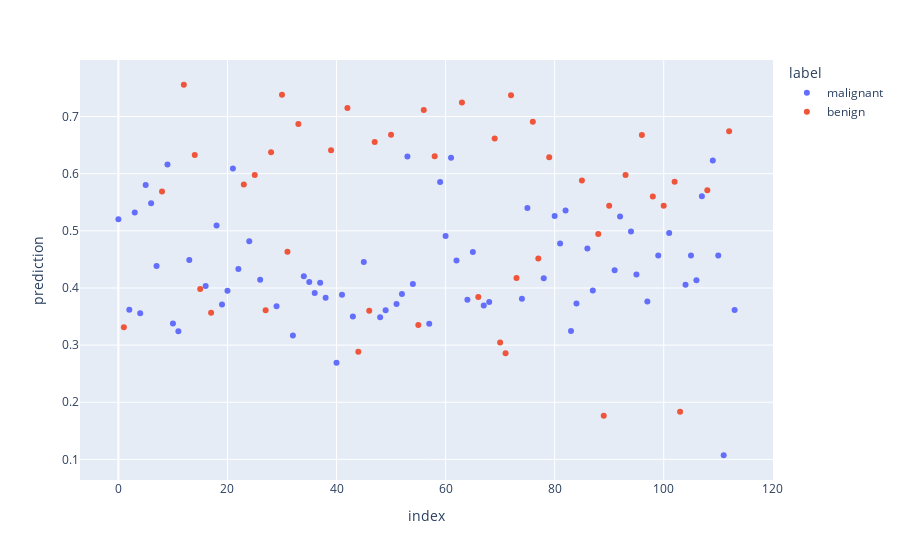

Here is the notebook cell this chart was saved with:
### Markdown cell above
### Model Performence: Pre-training

Parameters in our `model` defined above are randomly initialized by PyTorch. Let us visualize how does our model with random parameters perform on the testing dataset.

### Code cell
inSize, outSize = 30, 1
model = nn.Sequential(nn.Linear(inSize, outSize), # innner product
                      nn.Sigmoid())               # sigmoid
hat_y_test = model(x_test).detach()
label = y_test.squeeze().type(torch.bool)
label = ['malignant' if tmp else 'benign' for tmp in label]

df_pretrain = pd.DataFrame({'prediction':hat_y_test.squeeze(),
                            'label':label
                           }
                          )

fig = px.scatter(data_frame=df_pretrain,
                 y='prediction',
                 color='label',
                 labels={True:'malignant',
                         'benign':False})
fig.show()

### Figure 1 — Plotly figure (JSON) as saved in the notebook; plotly's stock layout.template omitted (floating-point values rounded to 4 significant figures)
{"data": [{"hovertemplate": "label=malignant<br>index=%{x}<br>prediction=%{y}<extra></extra>", "legendgroup": "malignant", "marker": {"color": "#636efa", "symbol": "circle"}, "mode": "markers", "name": "malignant", "orientation": "v", "showlegend": true, "type": "scatter", "x": [0, 2, 3, 4, 5, 6, 7, 9, 10, 11, 13, 16, 18, 19, 20, 21, 22, 24, 26, 29, 32, 34, 35, 36, 37, 38, 40, 41, 43, 45, 48, 49, 51, 52, 53, 54, 57, 59, 60, 61, 62, 64, 65, 67, 68, 74, 75, 78, 80, 81, 82, 83, 84, 86, 87, 91, 92, 94, 95, 97, 99, 101, 104, 105, 106, 107, 109, 110, 111, 113], "xaxis": "x", "y": [0.5203, 0.3617, 0.5321, 0.3557, 0.5803, 0.5483, 0.4385, 0.616, 0.3378, 0.3241, 0.4491, 0.4034, 0.5095, 0.3711, 0.3951, 0.6092, 0.4333, 0.482, 0.4143, 0.3681, 0.3169, 0.4207, 0.4104, 0.3912, 0.409, 0.3828, 0.269, 0.3881, 0.3502, 0.4457, 0.349, 0.3611, 0.3718, 0.3893, 0.6301, 0.4068, 0.3372, 0.5855, 0.4909, 0.6281, 0.4482, 0.3796, 0.4629, 0.3695, 0.3753, 0.381, 0.5401, 0.4172, 0.5259, 0.4778, 0.5355, 0.3245, 0.3728, 0.4692, 0.3958, 0.4309, 0.525, 0.4989, 0.4236, 0.3763, 0.457, 0.4961, 0.4055, 0.4569, 0.4135, 0.5605, 0.6233, 0.4567, 0.1072, 0.3616], "yaxis": "y"}, {"hovertemplate": "label=benign<br>index=%{x}<br>prediction=%{y}<extra></extra>", "legendgroup": "benign", "marker": {"color": "#EF553B", "symbol": "circle"}, "mode": "markers", "name": "benign", "orientation": "v", "showlegend": true, "type": "scatter", "x": [1, 8, 12, 14, 15, 17, 23, 25, 27, 28, 30, 31, 33, 39, 42, 44, 46, 47, 50, 55, 56, 58, 63, 66, 69, 70, 71, 72, 73, 76, 77, 79, 85, 88, 89, 90, 93, 96, 98, 100, 102, 103, 108, 112], "xaxis": "x", "y": [0.3312, 0.5687, 0.7557, 0.6327, 0.3981, 0.3567, 0.5812, 0.5976, 0.3612, 0.6376, 0.7381, 0.4635, 0.6869, 0.6412, 0.7149, 0.2882, 0.36, 0.6556, 0.6681, 0.3352, 0.7116, 0.6307, 0.7245, 0.3842, 0.6617, 0.3045, 0.2859, 0.7375, 0.4174, 0.691, 0.4517, 0.6286, 0.5883, 0.4943, 0.1765, 0.544, 0.5978, 0.6676, 0.5602, 0.5441, 0.5861, 0.1832, 0.5711, 0.6743], "yaxis": "y"}], "layout": {"legend": {"title": {"text": "label"}, "tracegroupgap": 0}, "margin": {"t": 60}, "xaxis": {"anchor": "y", "domain": [0, 1], "title": {"text": "index"}}, "yaxis": {"anchor": "x", "domain": [0, 1], "title": {"text": "prediction"}}}}
